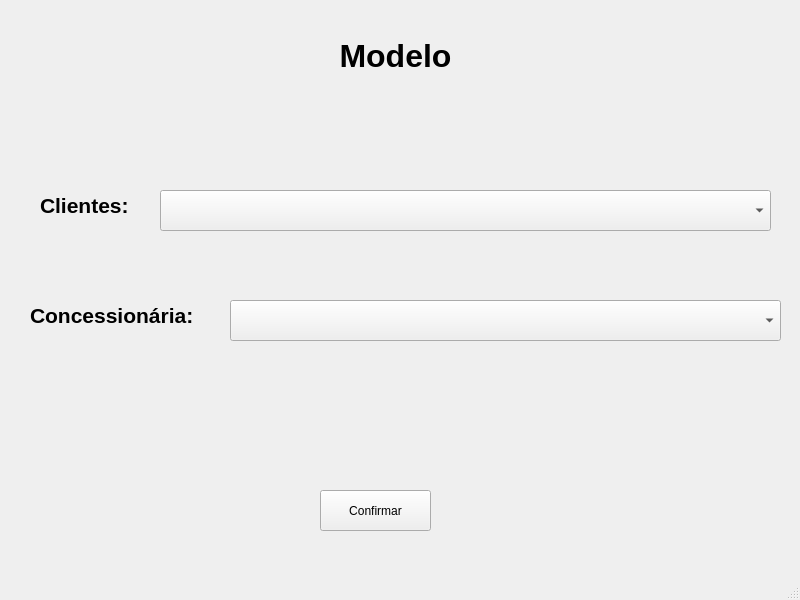
<?xml version="1.0" encoding="UTF-8"?>
<ui version="4.0">
 <class>MainWindow</class>
 <widget class="QMainWindow" name="MainWindow">
  <property name="geometry">
   <rect>
    <x>0</x>
    <y>0</y>
    <width>800</width>
    <height>600</height>
   </rect>
  </property>
  <property name="windowTitle">
   <string>MainWindow</string>
  </property>
  <widget class="QWidget" name="centralwidget">
   <widget class="QLabel" name="label_2">
    <property name="geometry">
     <rect>
      <x>40</x>
      <y>160</y>
      <width>121</width>
      <height>91</height>
     </rect>
    </property>
    <property name="font">
     <font>
      <family>Segoe UI</family>
      <pointsize>16</pointsize>
      <weight>75</weight>
      <bold>true</bold>
     </font>
    </property>
    <property name="text">
     <string>Clientes:</string>
    </property>
   </widget>
   <widget class="QLabel" name="label_3">
    <property name="geometry">
     <rect>
      <x>30</x>
      <y>270</y>
      <width>201</width>
      <height>91</height>
     </rect>
    </property>
    <property name="font">
     <font>
      <family>Segoe UI</family>
      <pointsize>16</pointsize>
      <weight>75</weight>
      <bold>true</bold>
     </font>
    </property>
    <property name="text">
     <string>Concessionária:</string>
    </property>
   </widget>
   <widget class="QLabel" name="lblArea">
    <property name="geometry">
     <rect>
      <x>0</x>
      <y>10</y>
      <width>791</width>
      <height>91</height>
     </rect>
    </property>
    <property name="font">
     <font>
      <family>Segoe UI</family>
      <pointsize>24</pointsize>
      <weight>75</weight>
      <bold>true</bold>
     </font>
    </property>
    <property name="layoutDirection">
     <enum>Qt::LeftToRight</enum>
    </property>
    <property name="text">
     <string>Modelo</string>
    </property>
    <property name="alignment">
     <set>Qt::AlignCenter</set>
    </property>
   </widget>
   <widget class="QComboBox" name="cbbModelos">
    <property name="geometry">
     <rect>
      <x>160</x>
      <y>190</y>
      <width>611</width>
      <height>41</height>
     </rect>
    </property>
    <property name="font">
     <font>
      <family>Segoe UI</family>
      <weight>75</weight>
      <bold>true</bold>
     </font>
    </property>
   </widget>
   <widget class="QPushButton" name="btnVender">
    <property name="geometry">
     <rect>
      <x>320</x>
      <y>490</y>
      <width>111</width>
      <height>41</height>
     </rect>
    </property>
    <property name="font">
     <font>
      <family>Segoe UI</family>
     </font>
    </property>
    <property name="text">
     <string>Confirmar</string>
    </property>
   </widget>
   <widget class="QComboBox" name="cbbModelos_2">
    <property name="geometry">
     <rect>
      <x>230</x>
      <y>300</y>
      <width>551</width>
      <height>41</height>
     </rect>
    </property>
    <property name="font">
     <font>
      <family>Segoe UI</family>
      <weight>75</weight>
      <bold>true</bold>
     </font>
    </property>
   </widget>
  </widget>
  <widget class="QMenuBar" name="menubar">
   <property name="geometry">
    <rect>
     <x>0</x>
     <y>0</y>
     <width>800</width>
     <height>26</height>
    </rect>
   </property>
  </widget>
  <widget class="QStatusBar" name="statusbar"/>
 </widget>
 <resources/>
 <connections/>
</ui>
